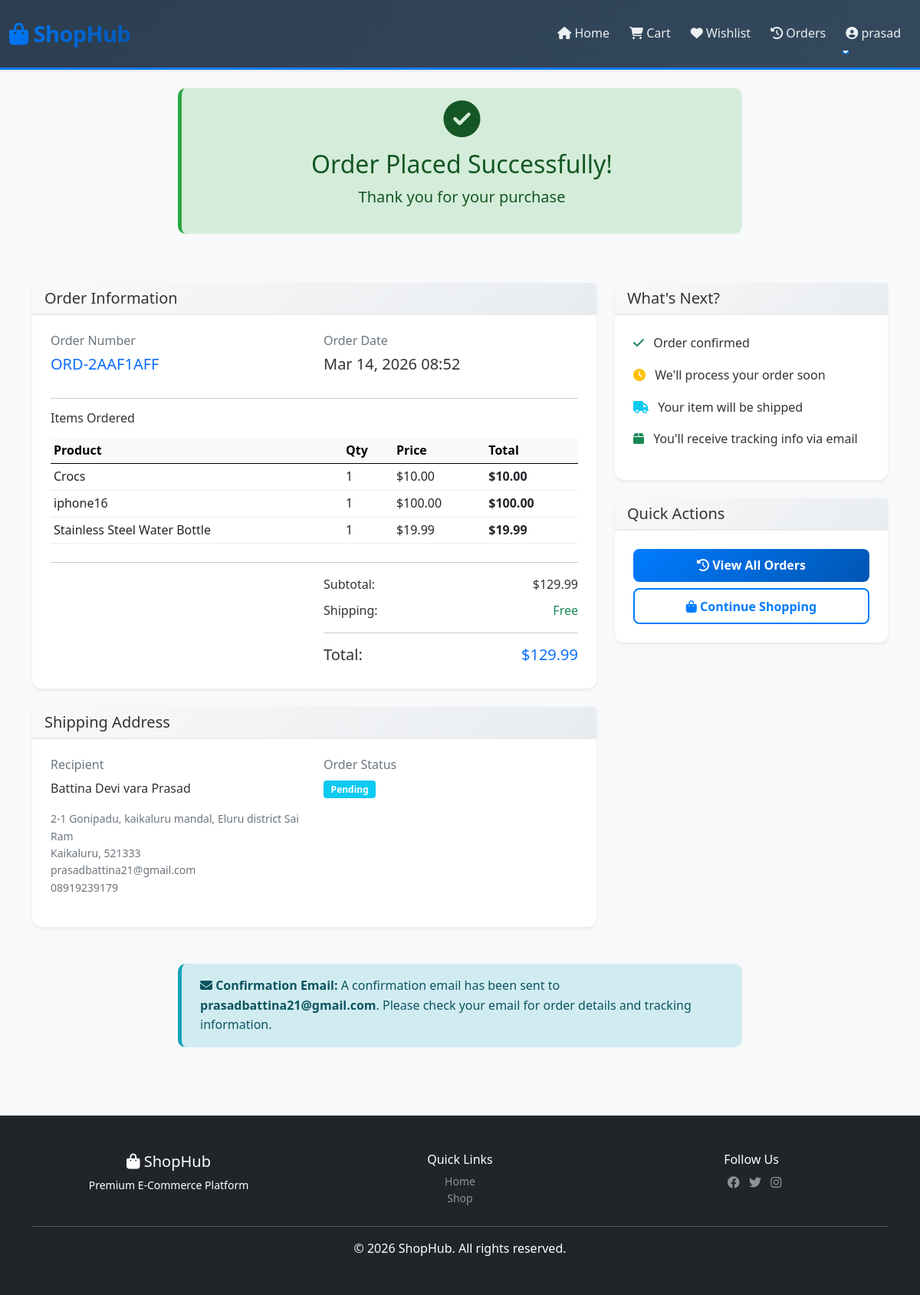
/order-confirmation/1/ (signed in), run on the app's committed database.
### shop/models.py (models this page shows, shortened)
class Order(models.Model):
    STATUS_CHOICES = [
        ('pending', 'Pending'),
        ('processing', 'Processing'),
        ('shipped', 'Shipped'),
        ('delivered', 'Delivered'),
        ('cancelled', 'Cancelled'),
    ]
    user = models.ForeignKey(User, on_delete=models.CASCADE, related_name='orders')
    order_number = models.CharField(max_length=20, unique=True)
    total_amount = models.DecimalField(max_digits=10, decimal_places=2)
    status = models.CharField(max_length=20, choices=STATUS_CHOICES, default='pending')
    full_name = models.CharField(max_length=200)
    email = models.EmailField()
    phone = models.CharField(max_length=20)
    address = models.TextField()
    city = models.CharField(max_length=100)
    postal_code = models.CharField(max_length=20)
    tracking_number = models.CharField(max_length=100, blank=True, null=True)
    created_at = models.DateTimeField(auto_now_add=True)
    updated_at = models.DateTimeField(auto_now=True)
    class Meta:
        verbose_name = 'Order'
        verbose_name_plural = 'Orders'
        ordering = ['-created_at']

class OrderItem(models.Model):
    order = models.ForeignKey(Order, on_delete=models.CASCADE, related_name='items')
    product = models.ForeignKey(Product, on_delete=models.SET_NULL, null=True)
    quantity = models.PositiveIntegerField()
    price = models.DecimalField(max_digits=10, decimal_places=2)
    class Meta:
        verbose_name = 'Order Item'
        verbose_name_plural = 'Order Items'
    def get_total_price(self):
        return self.quantity * self.price

class Product(models.Model):
    name = models.CharField(max_length=200, unique=True, db_index=True)
    slug = models.SlugField(unique=True, blank=True)
    description = models.TextField()
    detailed_description = models.TextField(blank=True)
    price = models.DecimalField(max_digits=10, decimal_places=2)
    discount_price = models.DecimalField(
        max_digits=10,
        decimal_places=2,
        blank=True,
        null=True,
        help_text="Sale price (if applicable)"
    )
    category = models.ForeignKey(
        Category,
        on_delete=models.CASCADE,
        related_name='products'
    )
    image = models.ImageField(upload_to='products/')
    image_alt = models.ImageField(upload_to='products/', blank=True, null=True)
    image_alt2 = models.ImageField(upload_to='products/', blank=True, null=True)
    stock = models.IntegerField(default=0)
    is_active = models.BooleanField(default=True, db_index=True)
    is_featured = models.BooleanField(default=False)
    sku = models.CharField(max_length=50, unique=True, blank=True)
    created_at = models.DateTimeField(auto_now_add=True, db_index=True)
    updated_at = models.DateTimeField(auto_now=True)
    class Meta:
        verbose_name = 'Product'
        verbose_name_plural = 'Products'
        ordering = ['-created_at']
        indexes = [
            models.Index(fields=['slug']),
            models.Index(fields=['category']),
            models.Index(fields=['is_active']),
        ]

### shop/views.py (the view)
# urls.py: path('order-confirmation/<int:order_id>/', views.order_confirmation, name='order_confirmation'),
@login_required(login_url='login')
def order_confirmation(request, order_id):
    order = get_object_or_404(Order, id=order_id, user=request.user)
    order_items = order.items.all()
    context = {
        'order': order,
        'order_items': order_items,
    }
    return render(request, 'order_confirmation.html', context)

### shop/templates/order_confirmation.html (shortened to what this page needs)
{% extends 'base.html' %}
{% block content %}
<div class="container">
    <div class="row mb-5">
        <div class="col-lg-8 offset-lg-2">
            <div class="alert alert-success text-center" role="alert">
                <i class="fas fa-check-circle fa-3x mb-3"></i>
                <h2>Order Placed Successfully!</h2>
                <p class="lead">Thank you for your purchase</p>
            </div>
        </div>
    </div>
    <div class="row">
        <div class="col-lg-8">
            <div class="card shadow-sm border-0 mb-4">
                <div class="card-header bg-light">
                    <h5 class="mb-0">Order Information</h5>
                </div>
                <div class="card-body">
                    <div class="row mb-4">
                        <div class="col-md-6">
                            <h6 class="text-muted mb-2">Order Number</h6>
                            <p class="h5 text-primary">{{ order.order_number }}</p>
                        </div>
                        <div class="col-md-6">
                            <h6 class="text-muted mb-2">Order Date</h6>
                            <p class="h5">{{ order.created_at|date:"M d, Y H:i" }}</p>
                        </div>
                    </div>
                    <hr>
                    <h6 class="mb-3">Items Ordered</h6>
                    <div class="table-responsive mb-4">
                        <table class="table table-sm">
                            <thead class="table-light">
                                <tr>
                                    <th>Product</th>
                                    <th>Qty</th>
                                    <th>Price</th>
                                    <th>Total</th>
                                </tr>
                            </thead>
                            <tbody>
                                {% for item in order_items %}
                                    <tr>
                                        <td>{{ item.product.name }}</td>
                                        <td>{{ item.quantity }}</td>
                                        <td>${{ item.price }}</td>
                                        <td><strong>${{ item.get_total_price }}</strong></td>
                                    </tr>
                                {% endfor %}
                            </tbody>
                        </table>
                    </div>
                    <hr>
                    <div class="row">
                        <div class="col-md-6 offset-md-6">
                            <div class="d-flex justify-content-between mb-2">
                                <span>Subtotal:</span>
                                <span>${{ order.total_amount }}</span>
                            </div>
                            <div class="d-flex justify-content-between mb-2">
                                <span>Shipping:</span>
                                <span class="text-success">Free</span>
                            </div>
                            <hr>
                            <div class="d-flex justify-content-between">
                                <strong class="h5">Total:</strong>
                                <strong class="h5 text-primary">${{ order.total_amount }}</strong>
                            </div>
                        </div>
                    </div>
                </div>
            </div>
            <div class="card shadow-sm border-0">
                <div class="card-header bg-light">
                    <h5 class="mb-0">Shipping Address</h5>
                </div>
                <div class="card-body">
                    <div class="row">
                        <div class="col-md-6">
                            <h6 class="text-muted mb-2">Recipient</h6>
                            <p>{{ order.full_name }}</p>
                            <p class="text-muted small">
                                {{ order.address }}<br>
                                {{ order.city }}, {{ order.postal_code }}<br>
                                {{ order.email }}<br>
                                {{ order.phone }}
                            </p>
                        </div>
                        <div class="col-md-6">
                            <h6 class="text-muted mb-2">Order Status</h6>
                            <p>
                                <span class="badge bg-info">{{ order.get_status_display }}</span>
                            </p>
                        </div>
                    </div>
                </div>
            </div>
        </div>
        <div class="col-lg-4">
            <div class="card shadow-sm border-0 mb-4">
                <div class="card-header bg-light">
                    <h5 class="mb-0">What's Next?</h5>
                </div>
                <div class="card-body">
                    <ul class="list-unstyled">
                        <li class="mb-3">
                            <i class="fas fa-check text-success"></i>
                            <span class="ms-2">Order confirmed</span>
                        </li>
                        <li class="mb-3">
                            <i class="fas fa-clock text-warning"></i>
                            <span class="ms-2">We'll process your order soon</span>
                        </li>
                        <li class="mb-3">
                            <i class="fas fa-truck text-info"></i>
                            <span class="ms-2">Your item will be shipped</span>
                        </li>
                        <li>
                            <i class="fas fa-box text-success"></i>
                            <span class="ms-2">You'll receive tracking info via email</span>
                        </li>
                    </ul>
                </div>
            </div>
            <div class="card shadow-sm border-0">
                <div class="card-header bg-light">
                    <h5 class="mb-0">Quick Actions</h5>
                </div>
                <div class="card-body">
                    <div class="d-grid gap-2">
                        <a href="{% url 'order_history' %}" class="btn btn-primary">
                            <i class="fas fa-history"></i> View All Orders
                        </a>
                        <a href="{% url 'home' %}" class="btn btn-outline-primary">
                            <i class="fas fa-shopping-bag"></i> Continue Shopping
                        </a>
                    </div>
                </div>
            </div>
        </div>
    </div>
    <div class="row mt-5">
        <div class="col-lg-8 offset-lg-2">
            <div class="alert alert-info">
                <i class="fas fa-envelope"></i>
                <strong>Confirmation Email:</strong> A confirmation email has been sent to <strong>{{ order.email }}</strong>.
                Please check your email for order details and tracking information.
            </div>
        </div>
    </div>
</div>
{% endblock %}

### shop/templates/base.html (shortened to what this page needs)
<!DOCTYPE html>
<html lang="en">
<head>
    {% load static %}
    <link rel="stylesheet" href="{% static 'vendor/bootstrap/css/bootstrap.min.css' %}">
    <link rel="stylesheet" href="https://cdnjs.cloudflare.com/ajax/libs/font-awesome/6.4.0/css/all.min.css">
    <link rel="stylesheet" href="{% static 'css/style.css' %}">
</head>
<body>
    <nav class="navbar navbar-expand-lg navbar-dark bg-dark sticky-top shadow-sm">
        <div class="container-fluid">
            <a class="navbar-brand fw-bold" href="{% url 'home' %}">
                <i class="fas fa-shopping-bag"></i> ShopHub
            </a>
            <div class="collapse navbar-collapse" id="navbarNav">
                <ul class="navbar-nav ms-auto">
                    <li class="nav-item">
                        <a class="nav-link" href="{% url 'home' %}">
                            <i class="fas fa-home"></i> Home
                        </a>
                    </li>
                    {% if user.is_authenticated %}
                        <li class="nav-item">
                            <a class="nav-link" href="{% url 'cart' %}">
                                <i class="fas fa-shopping-cart"></i> Cart
                            </a>
                        </li>
                        <li class="nav-item">
                            <a class="nav-link" href="{% url 'wishlist' %}">
                                <i class="fas fa-heart"></i> Wishlist
                            </a>
                        </li>
                        <li class="nav-item">
                            <a class="nav-link" href="{% url 'order_history' %}">
                                <i class="fas fa-history"></i> Orders
                            </a>
                        </li>
                        <li class="nav-item dropdown">
                            <a class="nav-link dropdown-toggle" href="#" id="userDropdown" role="button" data-bs-toggle="dropdown" aria-expanded="false">
                                <i class="fas fa-user-circle"></i> {{ user.first_name|default:user.username }}
                            </a>
                        </li>
                    {% endif %}
                </ul>
            </div>
        </div>
    </nav>
    <main class="py-4">
        {% block content %}{% endblock %}
    </main>
    <footer class="bg-dark text-white text-center py-5 mt-5">
        <div class="container">
            <div class="row mb-4">
                <div class="col-md-4">
                    <h5><i class="fas fa-shopping-bag"></i> ShopHub</h5>
                    <p class="small">Premium E-Commerce Platform</p>
                </div>
                <div class="col-md-4">
                    <h6>Quick Links</h6>
                    <a href="{% url 'home' %}" class="text-white-50 text-decoration-none d-block small">Home</a>
                    <a href="{% url 'home' %}" class="text-white-50 text-decoration-none d-block small">Shop</a>
                </div>
                <div class="col-md-4">
                    <h6>Follow Us</h6>
                    <a href="#" class="text-white-50 ms-2"><i class="fab fa-facebook"></i></a>
                    <a href="#" class="text-white-50 ms-2"><i class="fab fa-twitter"></i></a>
                    <a href="#" class="text-white-50 ms-2"><i class="fab fa-instagram"></i></a>
                </div>
            </div>
            <hr class="bg-white-50">
            <p class="mb-0">&copy; 2026 ShopHub. All rights reserved.</p>
        </div>
    </footer>
</body>
</html>

### data on the page
Order: order_number "ORD-2AAF1AFF", created_at "Mar 14, 2026 08:52", total_amount "129.99", full_name "Battina Devi vara Prasad", address "2-1 Gonipadu, kaikaluru mandal, Eluru district Sai Ram", city "Kaikaluru", postal_code "521333", email "prasadbattina21@gmail.com", phone "08919239179", status "Pending"
OrderItem: product.name "Crocs", quantity "1", price "10.00", get_total_price "10.00"
OrderItem: product.name "iphone16", quantity "1", price "100.00", get_total_price "100.00"
OrderItem: product.name "Stainless Steel Water Bottle", quantity "1", price "19.99", get_total_price "19.99"

### other printed values
{{ user.first_name|default:user.username }} "prasad"
